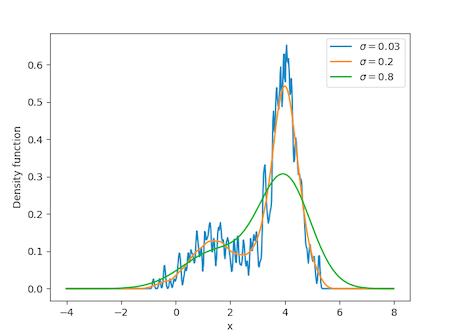

The Python source for this figure:
# Code for kde
min = -4
max = 8

def kernel(x, data, sigma):
    return (np.sum(np.exp(-(x - data) ** 2 / (2 * sigma ** 2))))
            / (np.sqrt(2 * math.pi) * len(data) * sigma)


def kde():
    sigmas = [0.03, 0.2,.8]
    x = np.arange(min, max, ((max - min) / 500))
    plt.figure()
    for sigma in sigmas:

        y = np.empty(trainingData.values.shape[0])
        for i, val in enumerate(trainingData.values):
            y[i] = kernel(val, trainingData.values, sigma)

        y = np.empty(x.shape)
        for i, val in enumerate(x):
            y[i] = kernel(val, trainingData.values, sigma)

        plt.plot(x, y, label="$\sigma=$" + str(sigma))
        plt.ylabel('Density function')
        plt.xlabel('x')

    plt.legend()
    plt.show()

kde()
